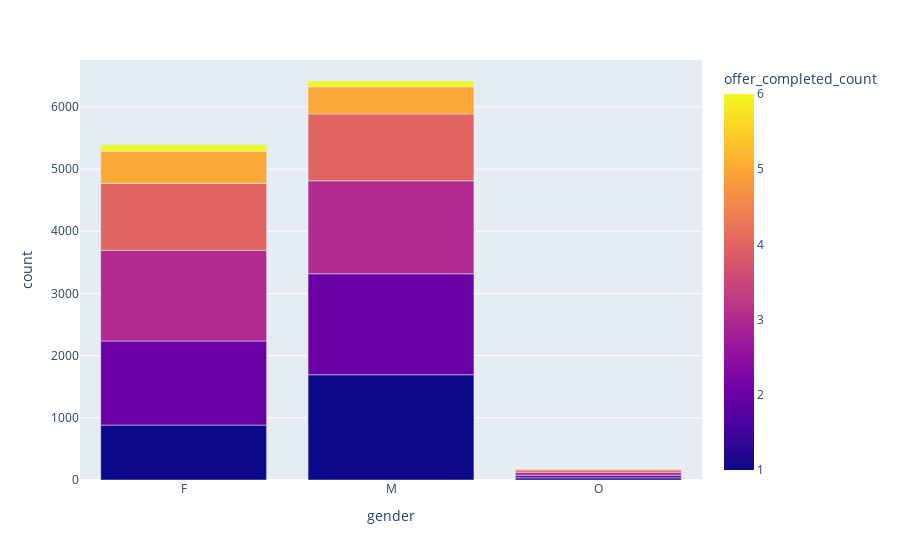

Notebook source saved alongside this figure:
### Code cell
fig = px.bar(df_agg.groupby(['offer_completed_count','gender'])['offer_completed_count'].size().to_frame('count').reset_index(),
             x="gender", y="count", color="offer_completed_count")
fig.show()

### Figure 1 — Plotly figure (JSON) as saved in the notebook; plotly's stock layout.template omitted (floating-point values rounded to 4 significant figures)
{"data": [{"alignmentgroup": "True", "hovertemplate": "gender=%{x}<br>count=%{y}<br>offer_completed_count=%{marker.color}<extra></extra>", "legendgroup": "", "marker": {"color": [1, 1, 1, 2, 2, 2, 3, 3, 3, 4, 4, 4, 5, 5, 5, 6, 6, 6], "coloraxis": "coloraxis", "pattern": {"shape": ""}}, "name": "", "offsetgroup": "", "orientation": "v", "showlegend": false, "textposition": "auto", "type": "bar", "x": ["F", "M", "O", "F", "M", "O", "F", "M", "O", "F", "M", "O", "F", "M", "O", "F", "M", "O"], "xaxis": "x", "y": [883, 1693, 35, 1353, 1623, 41, 1457, 1495, 49, 1076, 1076, 37, 519, 436, 13, 103, 93, 4], "yaxis": "y"}], "layout": {"autosize": true, "barmode": "relative", "coloraxis": {"colorbar": {"title": {"text": "offer_completed_count"}}, "colorscale": [[0, "#0d0887"], [0.1111, "#46039f"], [0.2222, "#7201a8"], [0.3333, "#9c179e"], [0.4444, "#bd3786"], [0.5556, "#d8576b"], [0.6667, "#ed7953"], [0.7778, "#fb9f3a"], [0.8889, "#fdca26"], [1, "#f0f921"]]}, "legend": {"tracegroupgap": 0}, "margin": {"t": 60}, "xaxis": {"anchor": "y", "autorange": true, "domain": [0, 1], "range": [-0.5, 2.5], "title": {"text": "gender"}, "type": "category"}, "yaxis": {"anchor": "x", "autorange": true, "domain": [0, 1], "range": [0, 6754.0], "title": {"text": "count"}, "type": "linear"}}}
